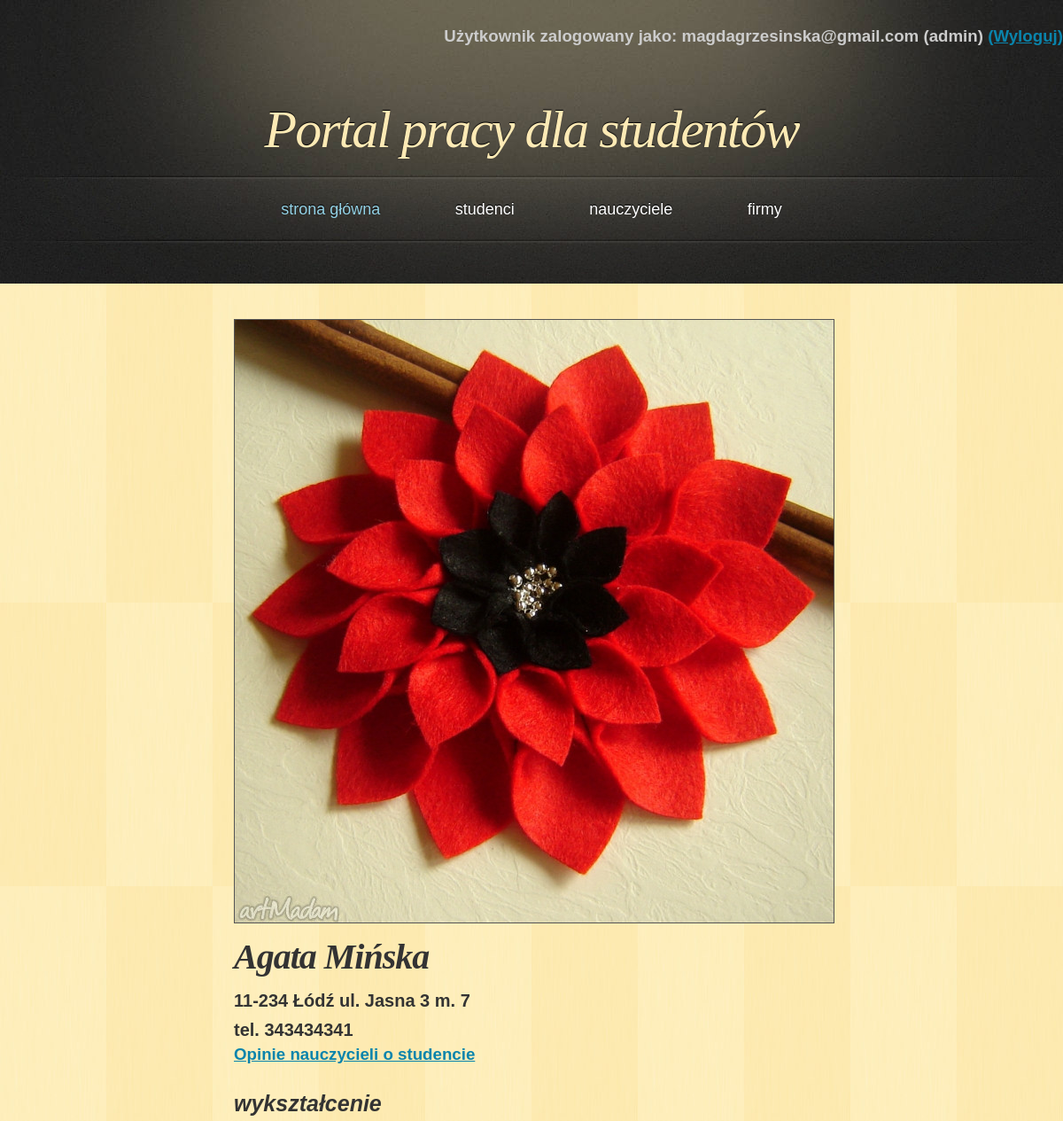
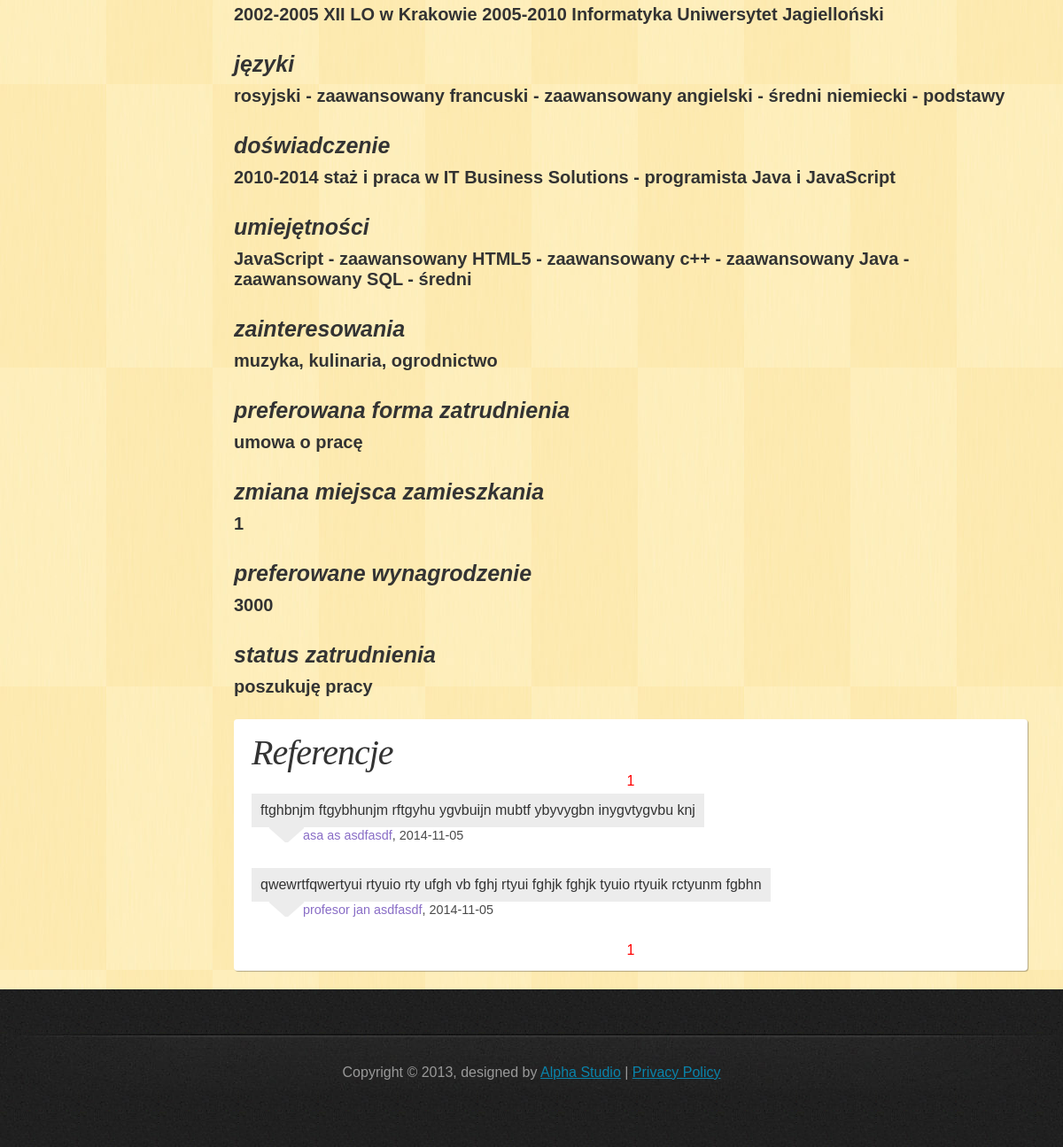
The app's page /PortalPracy/php/profile_student.php?id=2 (signed in) with its own data (2 pictures, top to bottom).
### tables this page shows
CREATE TABLE IF NOT EXISTS `student` (
  `student_id` int(11) NOT NULL AUTO_INCREMENT,
  `name` varchar(45) NOT NULL,
  `last_name` varchar(45) NOT NULL,
  `address` varchar(50) NOT NULL,
  `telephone` varchar(11) NOT NULL,
  `e_mail` varchar(50) NOT NULL,
  `password` varchar(100) NOT NULL,
  `education` text NOT NULL,
  `languages` text NOT NULL,
  `experience` text NOT NULL,
  `skills` text NOT NULL,
  `interest` text NOT NULL,
  `employment_form` text NOT NULL,
  `change_of_residence` tinyint(1) NOT NULL,
  `salary` float NOT NULL,
  `status` text NOT NULL,
  `account_creation_date` date NOT NULL,
  `is_admin` tinyint(1) NOT NULL DEFAULT '0',
  `photoname` varchar(30) NOT NULL,
  PRIMARY KEY (`student_id`)
);

CREATE TABLE IF NOT EXISTS `references` (
  `references_id` int(11) NOT NULL AUTO_INCREMENT,
  `student_id` int(11) NOT NULL,
  `teacher_id` int(11) NOT NULL,
  `content` text NOT NULL,
  `date` date NOT NULL,
  PRIMARY KEY (`references_id`),
  KEY `student_id` (`student_id`,`teacher_id`),
  KEY `teacher_id` (`teacher_id`)
);

CREATE TABLE IF NOT EXISTS `teacher` (
  `teacher_id` int(11) NOT NULL AUTO_INCREMENT,
  `name` varchar(45) NOT NULL,
  `last_name` varchar(45) NOT NULL,
  `academic_degree` varchar(45) NOT NULL,
  `telephone` int(11) NOT NULL,
  `e_mail` varchar(50) NOT NULL,
  `password` varchar(100) NOT NULL,
  `active` tinyint(1) NOT NULL,
  `account_creation_date` date NOT NULL,
  PRIMARY KEY (`teacher_id`)
);

### PortalPracy/php/classDatabase.php (called while the page is built, shortened)
<?php
class Database {
    private $db;
    function __construct() {
        $this->server = 'localhost';
        $this->user = 'root';
        $this->password = '';
        $this->basename = 'data_base';
        $this->db = new mysqli($this->server, $this->user, $this->password, $this->basename);
        if ($this->db->connect_error) {
            die('Blad polaczenia z baza danych (' . $this->db->connect_errno . ') ' . $this->db->connect_error);
        } else {
            $this->db->query("SET NAMES 'utf8'");
        }
    }
    function get_student_data($id) {
        if ($result = $this->db->query("SELECT * FROM `student` WHERE `student_id`='$id'")) {
            if ($result->num_rows == 0) {
                return false;
            } else {
                $obj = $result->fetch_object();
                $array = array();
                $array['name'] = $obj->name;
                $array['last_name'] = $obj->last_name;
                $array['address'] = $obj->address;
                $array['telephone'] = $obj->telephone;
                $array['education'] = $obj->education;
                $array['languages'] = $obj->languages;
                $array['experience'] = $obj->experience;
                $array['skills'] = $obj->skills;
                $array['interest'] = $obj->interest;
                $array['employment_form'] = $obj->employment_form;
                $array['change_of_residence'] = $obj->change_of_residence;
                $array['salary'] = $obj->salary;
                $array['status'] = $obj->status;
                $array['photoname'] = $obj->photoname;
                return $array;
            }
        }
    }
    function get_student_number() {
        if ($result = $this->db->query("SELECT * FROM `student`")) {
            $all = $result->num_rows;
        }
        return $all;
    }
    function get_references_list($start, $onpage, $student_id) {
        if ($result = $this->db->query("SELECT * FROM `references` r JOIN `teacher` t ON r.`teacher_id`=t.`teacher_id` WHERE `student_id`=$student_id ORDER BY `date` DESC, `references_id` DESC LIMIT $start, $onpage")) {
            return $result;
        }
    }
    function get_references_number($student_id) {
        if ($result = $this->db->query("SELECT * FROM `references` WHERE `student_id`=$student_id")) {
            $all_refs = $result->num_rows;
        }
        return $all_refs;
    }
}

### PortalPracy/php/profile_student.php (the view, shortened to what this page needs)
<!DOCTYPE html>
<html>
    <head>
        <link href="../css/style.css" rel="stylesheet" type="text/css" />
    </head>
    <body>
        <div id="header">
            <?php
            include_once 'classPage.php';
            $page = new Page;
            $page->dologinfo();
            ?>
            <h1><a href="index.php">Portal pracy dla studentów</a></h1>
        </div>
        <?php
        $page->domenu();
        ?>
        <div id="main">
            <div id="content">
                <?php
                if (isset($_SESSION['name'])) {
                    include_once 'classDatabase.php';
                    $db = new Database();
                    if (!isset($_GET["id"])) {
                        if ($_SESSION['usertype'] == 'student') {
                            $id = $_SESSION['id'];
                        } else {
                            $id = -1;
                        }
                    } else {
                        $id = $_GET['id'];
                    }
                    $allstudents = $db->get_student_number();
                    if ($id > $allstudents or $id == -1) {
                        echo "<h3>niepoprawny numer studenta</h3>";
                    } else {
                        $data = $db->get_student_data($id);
                        echo "<div id='profile_description'>";
                        echo "<img src='../galery_student/" . $data['photoname'] . "' class='photo'/>";
                        echo "<h2 class='datas_list_name'>" . $data['name'] . " " . $data['last_name'] . "</h2>";
                        echo "<h3 class='datas_list'>" . $data['address'] . "</h3>";
                        echo "<h3 class='datas_list'>tel. " . $data['telephone'] . "</h3>";
                        echo "<h3><a href=#references>Opinie nauczycieli o studencie</a></h3>";
                        echo "<h3 class='datas_list2'>wykształcenie</h3>";
                        echo "<h3 class='datas_list'>" . $data['education'] . "</h3>";
                        echo "<h3 class='datas_list2'>języki</h3>";
                        echo "<h3 class='datas_list'>" . $data['languages'] . "</h3>";
                        echo "<h3 class='datas_list2'>doświadczenie</h3>";
                        echo "<h3 class='datas_list'>" . $data['experience'] . "</h3>";
                        echo "<h3 class='datas_list2'>umiejętności</h3>";
                        echo "<h3 class='datas_list'>" . $data['skills'] . "</h3>";
                        echo "<h3 class='datas_list2'>zainteresowania</h3>";
                        echo "<h3 class='datas_list'>" . $data['interest'] . "</h3>";
                        echo "<h3 class='datas_list2'>preferowana forma zatrudnienia</h3>";
                        echo "<h3 class='datas_list'>" . $data['employment_form'] . "</h3>";
                        echo "<h3 class='datas_list2'>zmiana miejsca zamieszkania</h3>";
                        echo "<h3 class='datas_list'>" . $data['change_of_residence'] . "</h3>";
                        echo "<h3 class='datas_list2'>preferowane wynagrodzenie</h3>";
                        echo "<h3 class='datas_list'>" . $data['salary'] . "</h3>";
                        echo "<h3 class='datas_list2'>status zatrudnienia</h3>";
                        echo "<h3 class='datas_list'>" . $data['status'] . "</h3>";
                        echo "</div>";
                        echo "<div id='references'>";
                        echo "<h2>Referencje</h2>";
                            ?>
                            <?php
                        $onpage = 2;
                        $all = $db->get_references_number($id);
                        $start = $page->dopaging($onpage, $all, "profile_student.php?id=$id&amp;");
                        $result = $db->get_references_list($start, $onpage, $id);
                        echo "<div id='shown_references'>";
                        while ($obj = $result->fetch_object()) {
                            include_once 'classReference.php';
                            $ref = Reference::make_new_to_display($obj->teacher_id, $obj->name, $obj->last_name, $obj->academic_degree, $obj->date, $obj->content);
                            echo $ref->display();
                        }
                        echo "</div>";
                        echo "</div>";
                    }
                }
                ?>
            </div>
            <div id="sidebar">
            </div>
            <div class="clearing">&nbsp;</div>
        </div>
    </body>
</html>

### PortalPracy/php/classReference.php (shortened to what this page needs)
<?php
include_once 'classDatabase.php';
class Reference {
    private $teacher_name;
    private $teacher_last_name;
    private $teacher_id;
    private $date;
    private $content;
    private $teacher_degree;
    public static function make_new_to_display($teacher_id, $teacher_name, $teacher_last_name, $teacher_degree, $date, $content) {
        $obj = new Reference();
        $obj->set_teacher_id($teacher_id);
        $obj->set_teacher_name($teacher_name);
        $obj->set_teacher_last_name($teacher_last_name);
        $obj->set_teacher_degree($teacher_degree);
        $obj->set_date($date);
        $obj->set_content($content);
        return $obj;
    }
    function display() {
        $string='';
        $string.= "<div class='commentbox'>";
        $string.= $this->content;
        $string.= "</div>";
        $string.= "<div class='commentfooter'>";
        $string.= "<a href='profile_teacher.php?id=" . $this->teacher_id . "'>" . $this->teacher_degree . " " . $this->teacher_name . " " . $this->teacher_last_name . "</a>, ";
        $string.= $this->date;
        $string.= "</div>";
        return $string;
    }
    public function set_teacher_id($teacher_id) {
        $this->teacher_id = $teacher_id;
    }
    public function set_teacher_name($teacher_name) {
        $this->teacher_name = $teacher_name;
    }
    public function set_teacher_last_name($teacher_last_name) {
        $this->teacher_last_name = $teacher_last_name;
    }
    public function set_teacher_degree($teacher_degree) {
        $this->teacher_degree = $teacher_degree;
    }
    public function set_date($date) {
        $this->date = $date;
    }
    public function set_content($content) {
        $this->content = $content;
    }
}

### PortalPracy/css/style.css (style rules this page uses)
* { margin: 0; padding: 0; }
body { font: 16px "Trebuchet MS", Arial, Helvetica, sans-serif; color: #333333; background: #202020 url('../images/bg.jpg'); }
h1, h2 { font-family: Georgia, Times, serif; font-weight: normal; font-style: italic; }
h1 { font-size: 3em; letter-spacing: -2px; }
h2 { font-size: 2.5em; letter-spacing: -1px; }
a { text-decoration: underline; color: #0A84AC; }
img { border: 1px solid #555555; }
#header, #menu, #footer { margin: 0 auto; width: 1200px; }
#header { height: 197px; background: #202020 url('../images/header.jpg'); }
#header h1 { font-size: 60px; text-align: center; text-shadow: 0px -1px 1px #000000; color: #FDEAB5; padding-top: 60px; }
#header h1 a { text-decoration: none; color: #FDEAB5; }
#main { width: 1120px; margin: 0 auto 50px auto; padding: 40px 40px 0 40px; background: #FEEBB2 url('../images/main.jpg'); }
#content { float: right; width: 80%; padding: 0 0 20px 0; }
#sidebar { float: left; width: 20%; padding: 0 0 20px 0; }
.clearing { clear: both; height: 1px; overflow: hidden; }
.datas_list { font-size: 20px; margin-top: 10px; margin-bottom: 5px; }
.datas_list2 { font-size: 25px; font-style: italic; margin-top: 30px; margin-bottom: 10px; }
.datas_list_name { font-size: 40px; font-weight: bold; margin-top: 10px; margin-bottom: 15px; }
#references, #comments { display: block; width: 100%; background: #fff; padding: 14px 20px; -webkit-border-radius: 4px; -moz-border-radius: 4px; border-radius: 4px; -webkit-box-shadow: 1px 1px 1px rgba(0,0,0,0.3); -moz-box-shadow: 1px 1px 1px rgba(0,0,0,0.3); box-shadow: 1px 1px 1px rgba(0,0,0,0.3); box-sizing: border-box; margin-top: 25px; }
#references a, #comments a { color: #896dc6; text-decoration: none; }
.commentbox { background-color: #ececec; //width: 450px; padding: 10px; margin-top: 5px; width: max-content; }
.commentfooter { background: url(../images/arrow.gif) 20px 0 no-repeat; padding-left: 58px; padding-top: 1px; margin-bottom: 2em; font-size: 90%; color: #4A4A4A; }

### records on screen
student: photoname (picture), name "Agata", last_name "Mińska", address "11-234 Łódź ul. Jasna 3 m. 7", telephone "343434341", education "2002-2005 XII LO w Krakowie 2005-2010 Informatyka Uniwersytet Jagielloński", languages "rosyjski - zaawansowany francuski - zaawansowany angielski - średni niemiecki - podstawy", experience "2010-2014 staż i praca w IT Business Solutions - programista Java i JavaScript", skills "JavaScript - zaawansowany HTML5 - zaawansowany c++ - zaawansowany Java - zaawansowany SQL - średni", interest "muzyka, kulinaria, ogrodnictwo", employment_form "umowa o pracę", change_of_residence "1", salary "3000", status "poszukuję pracy"
references: $ref->display() "ftghbnjm ftgybhunjm rftgyhu ygvbuijn mubtf ybyvygbn inygvtygvbu knj 2014-11-05", teacher.academic_degree "asa", teacher.name "as", teacher.last_name "asdfasdf"
references: $ref->display() "qwewrtfqwertyui rtyuio rty ufgh vb fghj rtyui fghjk fghjk tyuio rtyuik rctyunm fgbhn 2014-11-05", teacher.academic_degree "profesor", teacher.name "jan", teacher.last_name "asdfasdf"

### other values on screen
$_SESSION['name'] "magdagrzesinska@gmail.com"
$_SESSION['usertype'] "admin"
